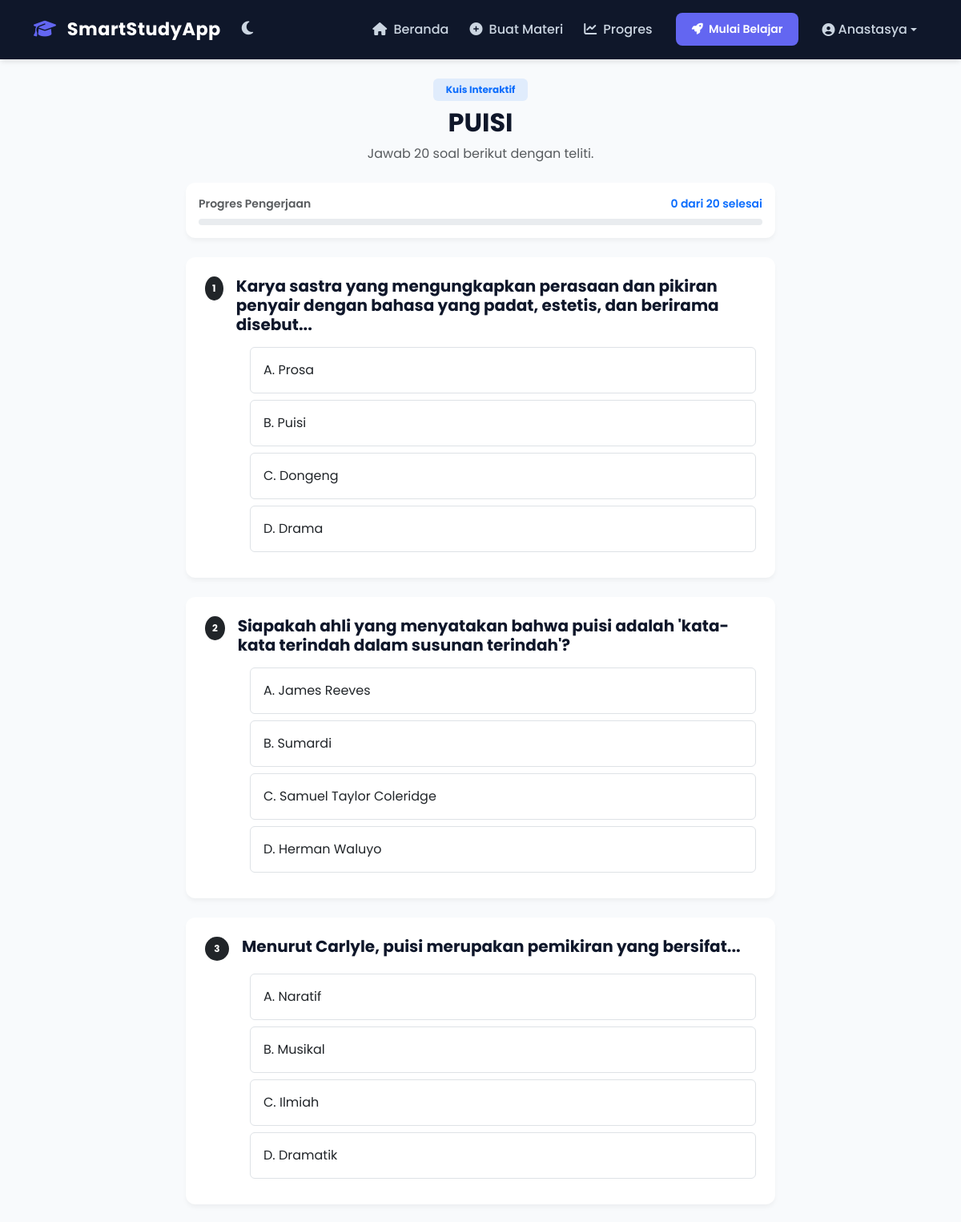
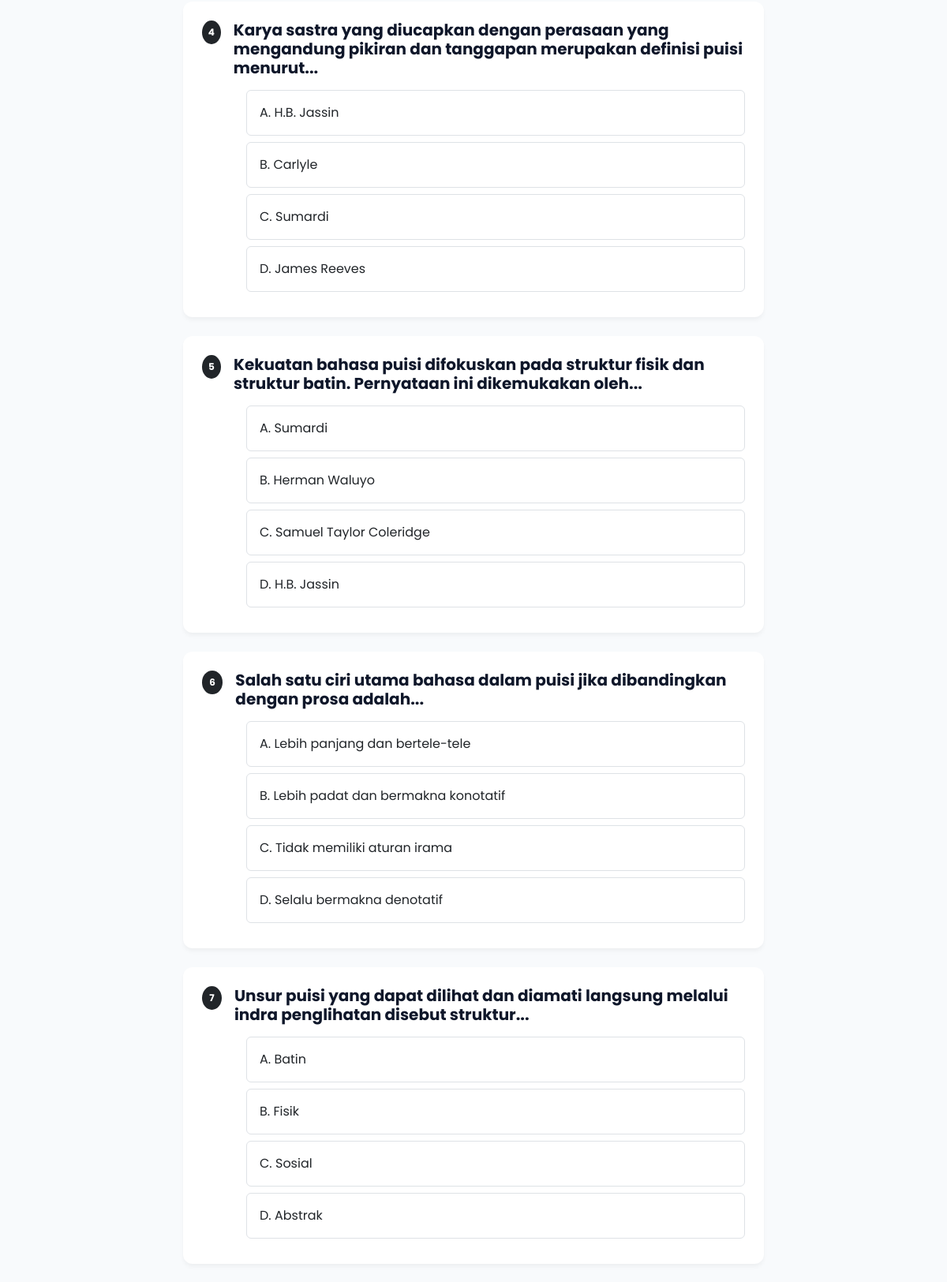
/kuis/2 (signed in, upper part), run on the app's committed database (2 pictures, top to bottom).
### tables this page shows
CREATE TABLE materi (
        id INTEGER PRIMARY KEY AUTOINCREMENT, judul TEXT NOT NULL,
        jenjang TEXT DEFAULT 'SMA', tipe_input TEXT, isi_teks TEXT NOT NULL,
        tanggal DATETIME DEFAULT CURRENT_TIMESTAMP, user_id INTEGER);

CREATE TABLE kuis (
        id INTEGER PRIMARY KEY AUTOINCREMENT, materi_id INTEGER,
        soal TEXT, pilihan TEXT, kunci_jawaban TEXT, pembahasan TEXT,
        FOREIGN KEY (materi_id) REFERENCES materi(id));

### app.py (the view, shortened to what this page needs)
@app.route('/kuis/<int:id>', methods=['GET', 'POST'])
@login_required
def kuis(id):
    conn = get_db()
    materi = conn.execute('SELECT * FROM materi WHERE id = ? AND user_id = ?', (id, session['user_id'])).fetchone()
    if not materi:
        conn.close()
        flash('Materi tidak ditemukan.', 'danger')
        return redirect(url_for('dashboard'))
    soal_list = conn.execute('SELECT * FROM kuis WHERE materi_id = ?', (id,)).fetchall()
    soal_list = [dict(soal) for soal in soal_list]
    for soal in soal_list:
        try: soal['pilihan'] = json.loads(soal['pilihan'])
        except: soal['pilihan'] = ['A. Opsi 1', 'B. Opsi 2', 'C. Opsi 3', 'D. Opsi 4']
    conn.close()
    return render_template('kuis.html', materi=materi, soal_list=soal_list)

### app.py (called while the page is built)
def get_db():
    conn = sqlite3.connect('materiku.db')
    conn.row_factory = sqlite3.Row
    return conn

def login_required(f):
    @wraps(f)
    def decorated(*args, **kwargs):
        if 'user_id' not in session:
            flash('Silakan login terlebih dahulu.', 'danger')
            return redirect(url_for('login'))
        return f(*args, **kwargs)
    return decorated

### templates/kuis.html (shortened to what this page needs)
{% extends 'base.html' %}
{% block content %}
<div class="row justify-content-center">
    <div class="col-lg-8">
        <div class="text-center mb-4">
            <span class="badge bg-primary bg-opacity-10 text-primary px-3 py-2 mb-2">Kuis Interaktif</span>
            <h2 class="fw-bold" style="color: var(--navy-dark);">{{ materi.judul }}</h2>
            <p class="text-muted">Jawab <span id="totalSoalDisplay">{{ soal_list|length }}</span> soal berikut dengan teliti.</p>
        </div>
        <div class="card card-elegant p-3 mb-4">
            <div class="d-flex justify-content-between mb-2">
                <small class="fw-semibold text-muted">Progres Pengerjaan</small>
                <small class="fw-semibold text-primary" id="progressText">0 dari <span id="totalSoalText">{{ soal_list|length }}</span> selesai</small>
            </div>
            <div class="progress" style="height: 8px;">
            </div>
        </div>
        <form action="/kuis/{{ materi.id }}" method="POST" id="quizForm">
            {% for soal in soal_list %}
            <div class="card card-elegant p-4 mb-4 soal-card" id="soal-{{ loop.index }}">
                <div class="d-flex align-items-start mb-3">
                    <span class="badge bg-dark rounded-circle me-3" style="width: 30px; height: 30px; display: flex; align-items: center; justify-content: center;">{{ loop.index }}</span>
                    <h5 class="fw-bold mb-0" style="color: var(--navy-dark);">{{ soal.soal }}</h5>
                </div>
                <div class="ms-5 ps-2">
                    {% set opsi_list = soal.pilihan %}
                    {% for opsi in opsi_list %}
                    <div class="form-check mb-2 p-0">
                        <label class="form-check-label w-100 p-3 rounded border quiz-option" for="q{{ soal.id }}_{{ loop.index0 }}" style="cursor: pointer; transition: all 0.2s;">
                            {{ opsi }}
                        </label>
                    </div>
                    {% endfor %}
                </div>
            </div>
            {% endfor %}
        </form>
    </div>
</div>
{% endblock %}

### templates/base.html (style rules this page uses)
:root { --navy-dark: #0f172a; --navy-light: #1e293b; --accent-purple: #6366f1; --accent-hover: #4f46e5; --bg-body: #f8fafc; --text-main: #334155; --success: #10b981; --danger: #ef4444; }
body { background-color: var(--bg-body); font-family: 'Poppins', sans-serif; color: var(--text-main); }
.card-elegant { border: none; border-radius: 12px; box-shadow: 0 4px 6px -1px rgba(0, 0, 0, 0.05); background-color: white; transition: transform 0.3s ease; }

### data on the page
materi: judul "PUISI"
kuis: soal "Karya sastra yang mengungkapkan perasaan dan pikiran penyair dengan bahasa yang padat, estetis, dan berirama disebut...", opsi_list "A. Prosa" "B. Puisi" "C. Dongeng" "D. Drama"
kuis: soal "Siapakah ahli yang menyatakan bahwa puisi adalah 'kata-kata terindah dalam susunan terindah'?", opsi_list "A. James Reeves" "B. Sumardi" "C. Samuel Taylor Coleridge" "D. Herman Waluyo"
kuis: soal "Menurut Carlyle, puisi merupakan pemikiran yang bersifat...", opsi_list "A. Naratif" "B. Musikal" "C. Ilmiah" "D. Dramatik"
kuis: soal "Karya sastra yang diucapkan dengan perasaan yang mengandung pikiran dan tanggapan merupakan definisi puisi menurut...", opsi_list "A. H.B. Jassin" "B. Carlyle" "C. Sumardi" "D. James Reeves"
kuis: soal "Kekuatan bahasa puisi difokuskan pada struktur fisik dan struktur batin. Pernyataan ini dikemukakan oleh...", opsi_list "A. Sumardi" "B. Herman Waluyo" "C. Samuel Taylor Coleridge" "D. H.B. Jassin"
kuis: soal "Salah satu ciri utama bahasa dalam puisi jika dibandingkan dengan prosa adalah...", opsi_list "A. Lebih panjang dan bertele-tele" "B. Lebih padat dan bermakna konotatif" "C. Tidak memiliki aturan irama" "D. Selalu bermakna denotatif"
kuis: soal "Unsur puisi yang dapat dilihat dan diamati langsung melalui indra penglihatan disebut struktur...", opsi_list "A. Batin" "B. Fisik" "C. Sosial" "D. Abstrak"

### other printed values
{{ session.user_nama }} "Anastasya"
{{ soal_list|length }} "20"
